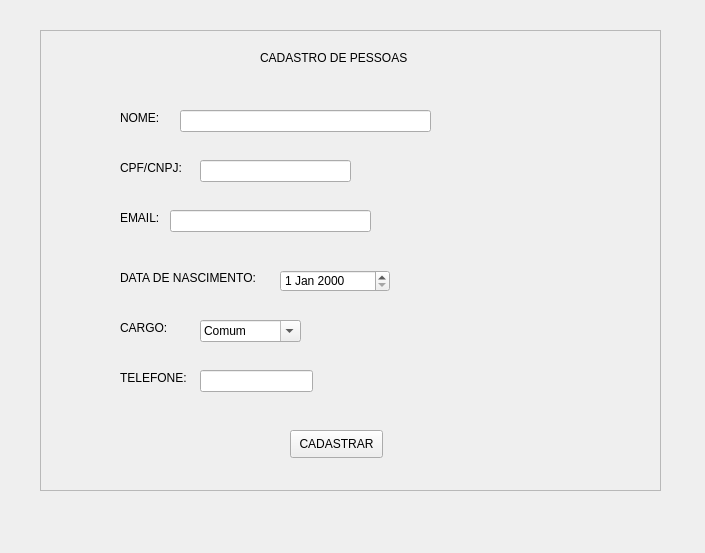
<?xml version="1.0" encoding="UTF-8"?>
<ui version="4.0">
 <class>Form</class>
 <widget class="QWidget" name="Form">
  <property name="geometry">
   <rect>
    <x>0</x>
    <y>0</y>
    <width>705</width>
    <height>553</height>
   </rect>
  </property>
  <property name="windowTitle">
   <string>Form</string>
  </property>
  <widget class="QFrame" name="frame">
   <property name="geometry">
    <rect>
     <x>40</x>
     <y>30</y>
     <width>621</width>
     <height>461</height>
    </rect>
   </property>
   <property name="frameShape">
    <enum>QFrame::StyledPanel</enum>
   </property>
   <property name="frameShadow">
    <enum>QFrame::Raised</enum>
   </property>
   <widget class="QLabel" name="label">
    <property name="geometry">
     <rect>
      <x>220</x>
      <y>20</y>
      <width>151</width>
      <height>16</height>
     </rect>
    </property>
    <property name="text">
     <string>CADASTRO DE PESSOAS</string>
    </property>
   </widget>
   <widget class="QLabel" name="label_2">
    <property name="geometry">
     <rect>
      <x>80</x>
      <y>80</y>
      <width>41</width>
      <height>16</height>
     </rect>
    </property>
    <property name="text">
     <string>NOME:</string>
    </property>
   </widget>
   <widget class="QLabel" name="label_3">
    <property name="geometry">
     <rect>
      <x>80</x>
      <y>130</y>
      <width>61</width>
      <height>16</height>
     </rect>
    </property>
    <property name="text">
     <string>CPF/CNPJ:</string>
    </property>
   </widget>
   <widget class="QLabel" name="label_4">
    <property name="geometry">
     <rect>
      <x>80</x>
      <y>180</y>
      <width>41</width>
      <height>16</height>
     </rect>
    </property>
    <property name="text">
     <string>EMAIL:</string>
    </property>
   </widget>
   <widget class="QLabel" name="label_6">
    <property name="geometry">
     <rect>
      <x>80</x>
      <y>240</y>
      <width>141</width>
      <height>16</height>
     </rect>
    </property>
    <property name="text">
     <string>DATA DE NASCIMENTO:</string>
    </property>
   </widget>
   <widget class="QLabel" name="label_5">
    <property name="geometry">
     <rect>
      <x>80</x>
      <y>290</y>
      <width>55</width>
      <height>16</height>
     </rect>
    </property>
    <property name="text">
     <string>CARGO:</string>
    </property>
   </widget>
   <widget class="QLabel" name="label_7">
    <property name="geometry">
     <rect>
      <x>80</x>
      <y>340</y>
      <width>71</width>
      <height>16</height>
     </rect>
    </property>
    <property name="text">
     <string>TELEFONE:</string>
    </property>
   </widget>
   <widget class="QPushButton" name="btnCadastrar">
    <property name="geometry">
     <rect>
      <x>250</x>
      <y>400</y>
      <width>93</width>
      <height>28</height>
     </rect>
    </property>
    <property name="text">
     <string>CADASTRAR</string>
    </property>
   </widget>
   <widget class="QLineEdit" name="nomePessoas">
    <property name="geometry">
     <rect>
      <x>140</x>
      <y>80</y>
      <width>251</width>
      <height>22</height>
     </rect>
    </property>
    <property name="text">
     <string/>
    </property>
   </widget>
   <widget class="QLineEdit" name="cpfCnpj">
    <property name="geometry">
     <rect>
      <x>160</x>
      <y>130</y>
      <width>151</width>
      <height>22</height>
     </rect>
    </property>
   </widget>
   <widget class="QLineEdit" name="email">
    <property name="geometry">
     <rect>
      <x>130</x>
      <y>180</y>
      <width>201</width>
      <height>22</height>
     </rect>
    </property>
   </widget>
   <widget class="QDateEdit" name="dataDeNascimento">
    <property name="geometry">
     <rect>
      <x>240</x>
      <y>240</y>
      <width>110</width>
      <height>22</height>
     </rect>
    </property>
   </widget>
   <widget class="QLineEdit" name="telefone">
    <property name="geometry">
     <rect>
      <x>160</x>
      <y>340</y>
      <width>113</width>
      <height>22</height>
     </rect>
    </property>
   </widget>
   <widget class="QLabel" name="respostaCadastro">
    <property name="geometry">
     <rect>
      <x>230</x>
      <y>370</y>
      <width>141</width>
      <height>16</height>
     </rect>
    </property>
    <property name="text">
     <string/>
    </property>
   </widget>
   <widget class="QComboBox" name="cargo">
    <property name="geometry">
     <rect>
      <x>160</x>
      <y>290</y>
      <width>101</width>
      <height>22</height>
     </rect>
    </property>
    <property name="editable">
     <bool>true</bool>
    </property>
    <item>
     <property name="text">
      <string>Comum</string>
     </property>
    </item>
    <item>
     <property name="text">
      <string>Apoio</string>
     </property>
    </item>
    <item>
     <property name="text">
      <string>Patrimonio</string>
     </property>
    </item>
    <item>
     <property name="text">
      <string>Administrador</string>
     </property>
    </item>
   </widget>
  </widget>
 </widget>
 <tabstops>
  <tabstop>nomePessoas</tabstop>
  <tabstop>cpfCnpj</tabstop>
  <tabstop>email</tabstop>
  <tabstop>dataDeNascimento</tabstop>
  <tabstop>cargo</tabstop>
  <tabstop>telefone</tabstop>
  <tabstop>btnCadastrar</tabstop>
 </tabstops>
 <resources/>
 <connections/>
</ui>
